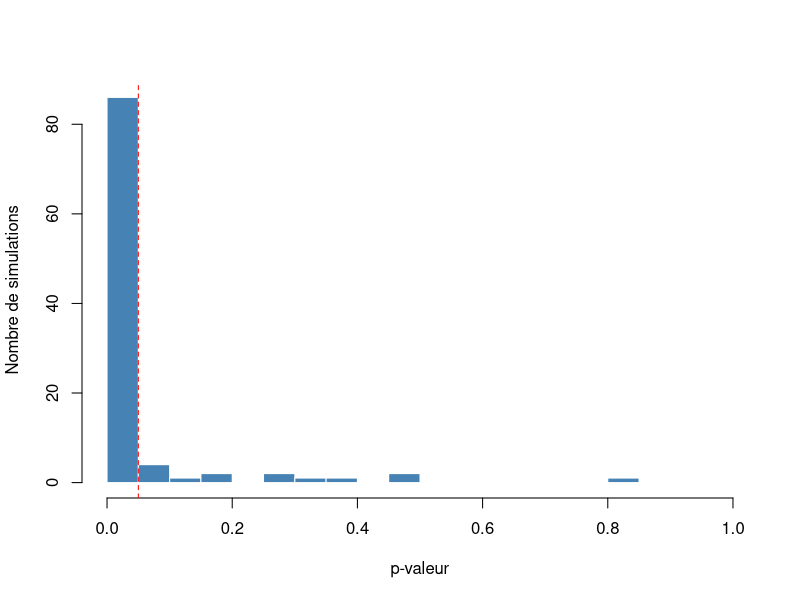

Write the R code that produced this figure.
#!/usr/bin/env Rscript
# Tests statistiques sur 100 simulations du modèle
# Le fichier simulations_100.txt doit se trouver dans le dossier de travail.

cat(strrep("=", 60), "\n")
cat("TESTS STATISTIQUES R\n")
cat(strrep("=", 60), "\n")

# ============================================================================
# Section 1: Charger les données
# ============================================================================
cat("\n", strrep("=", 60), "\n")
cat("SECTION 1: CHARGER LES DONNÉES\n")
cat(strrep("=", 60), "\n")

simulations <- read.table("simulations_100.txt", header=TRUE)
head(simulations)

# ============================================================================
# Section 2: Test du χ² pour une simulation
# ============================================================================
cat("\n", strrep("=", 60), "\n")
cat("SECTION 2: TEST DU Χ² POUR UNE SIMULATION\n")
cat(strrep("=", 60), "\n")

une_simulation <- simulations[1, ]
observes <- c(une_simulation$shelter1, une_simulation$shelter2)
print(observes)
chisq.test(observes)

# ============================================================================
# Section 3: Test binomial pour une simulation
# ============================================================================
cat("\n", strrep("=", 60), "\n")
cat("SECTION 3: TEST BINOMIAL POUR UNE SIMULATION\n")
cat(strrep("=", 60), "\n")

abri1 <- une_simulation$shelter1
abrites <- une_simulation$shelter1 + une_simulation$shelter2
print(binom.test(abri1, abrites, p=0.5))

# Une répartition 20-0
cat("2 × 0.5^20 =", signif(2 * 0.5^20, 4), "\n")
cat("Test binomial, 20-0 : p =", signif(binom.test(20, 20, p=0.5)$p.value, 4), "\n")
cat("Test du χ², 20-0 : p =", signif(chisq.test(c(20, 0))$p.value, 4), "\n")

# ============================================================================
# Section 4: Le test du χ² pour n simulations
# ============================================================================
cat("\n", strrep("=", 60), "\n")
cat("SECTION 4: LE TEST DU Χ² POUR N SIMULATIONS\n")
cat(strrep("=", 60), "\n")

n <- 100
p_valeurs <- c()
for (i in 1:n) {
  observes <- c(simulations$shelter1[i], simulations$shelter2[i])
  p_valeurs <- c(p_valeurs, chisq.test(observes)$p.value)
}

png("./r_pvaleurs_chi2.png", width=1200, height=750, res=150)
hist(p_valeurs, breaks=seq(0, 1, 0.05),
     col="steelblue", border="white",
     xlab="p-valeur", ylab="Nombre de simulations",
     main="")
abline(v=0.05, col="red", lty=2)
dev.off()
cat("Sauvegardé: r_pvaleurs_chi2.png\n")

cat("Proportion des p-valeurs inférieures à 0.05 :", mean(p_valeurs < 0.05), "\n")

# ============================================================================
# Section 5: Test binomial : quel abri l'emporte ?
# ============================================================================
cat("\n", strrep("=", 60), "\n")
cat("SECTION 5: TEST BINOMIAL : QUEL ABRI L'EMPORTE ?\n")
cat(strrep("=", 60), "\n")

choix_abri1 <- sum(simulations$shelter1 > simulations$shelter2)
choix_abri2 <- sum(simulations$shelter2 > simulations$shelter1)
cat("Abri 1 choisi", choix_abri1, "fois, abri 2 choisi", choix_abri2, "fois\n")
binom.test(choix_abri1, choix_abri1 + choix_abri2, p=0.5)

# ============================================================================
# Section 6: Test de Mann-Whitney : expériences et simulations
# ============================================================================
cat("\n", strrep("=", 60), "\n")
cat("SECTION 6: TEST DE MANN-WHITNEY : EXPÉRIENCES ET SIMULATIONS\n")
cat(strrep("=", 60), "\n")

experiences <- data.frame(
  shelter1 = c(14,  3, 12, 17,  6, 15,  2, 13,  5, 16),
  arena    = c( 2,  1,  3,  0,  2,  1,  3,  1,  0,  2),
  shelter2 = c( 4, 16,  5,  3, 12,  4, 15,  6, 15,  2)
)

set.seed(1)
n_tirees <- 10
tirees <- simulations[sample(nrow(simulations), n_tirees), ]

# Abri 1
cat("Abri 1, expériences :", experiences$shelter1, "\n")
cat("Abri 1, simulations :", tirees$shelter1, "\n")
print(wilcox.test(experiences$shelter1, tirees$shelter1, exact=FALSE))

# Abri le plus occupé
majorite_exp <- pmax(experiences$shelter1, experiences$shelter2)
majorite_sim <- pmax(tirees$shelter1, tirees$shelter2)
cat("Abri le plus occupé, expériences :", majorite_exp, "\n")
cat("Abri le plus occupé, simulations :", majorite_sim, "\n")
wilcox.test(majorite_exp, majorite_sim, exact=FALSE)

# ============================================================================
# Section 7: Test de Wilcoxon pour données appariées
# ============================================================================
cat("\n", strrep("=", 60), "\n")
cat("SECTION 7: TEST DE WILCOXON POUR DONNÉES APPARIÉES\n")
cat(strrep("=", 60), "\n")

wilcox.test(simulations$shelter1, simulations$shelter2, paired=TRUE)

cat("\n", strrep("=", 60), "\n")
cat("SCRIPT R TERMINÉ\n")
cat(strrep("=", 60), "\n")
